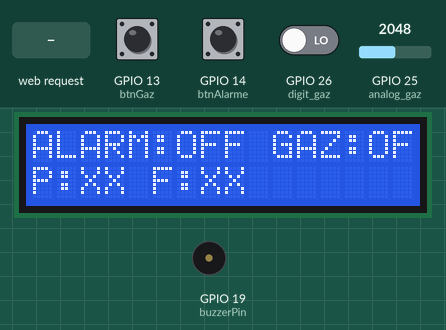
Recording of a sketch running on a simulated ESP32. Parts: 16×2 character LCD, buzzer (waves = sounding, pin HIGH). The test bench sets the inputs (shaded band); at power-on: GPIO 13 (btnGaz) HIGH, GPIO 25 (analog_gaz) = 2048, GPIO 14 (btnAlarme) HIGH, GPIO 26 (digit_gaz) LOW. WiFi joins after 1.5 s; servers stay silent unless stated; what the sketch prints to the serial monitor is not drawn.

Above: at 5.7 s.
5.8 s: GPIO 13 (btnGaz) pulled LOW for 0.15 s
At 6.4 s:
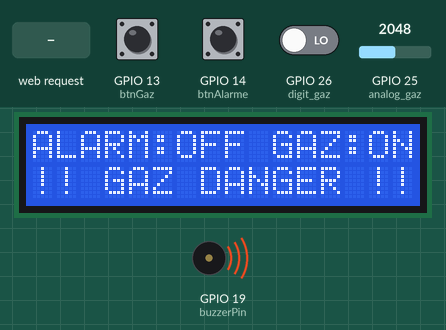
7.5 s: GPIO 25 (analog_gaz) set to 1567
9.0 s: GPIO 25 (analog_gaz) set to 1474
At 9.8 s:
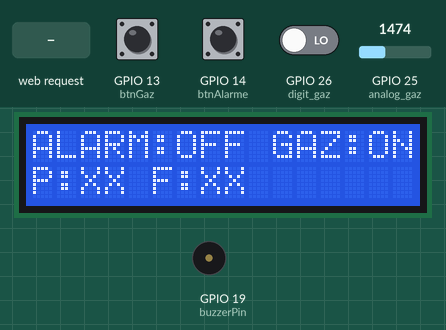
10.5 s: GPIO 14 (btnAlarme) pulled LOW for 0.15 s
At 11.8 s:
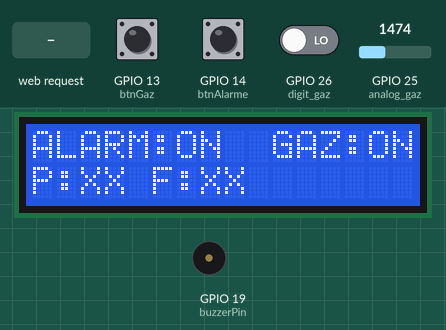
12.1 s: GPIO 26 (digit_gaz) driven HIGH
At 13.1 s:
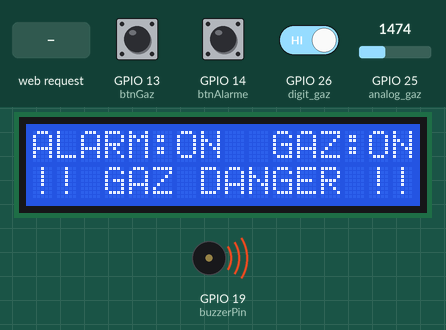
13.6 s: HTTP request GET /gaz_off received
At 14.2 s:
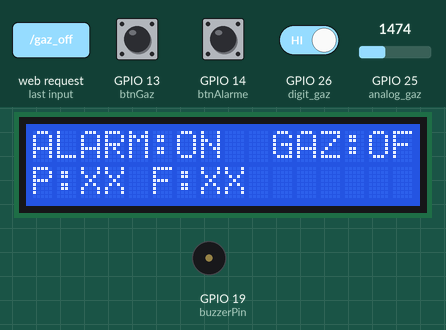
Timing chart, 0 to 16.1 s (numbered marks = the images above; inputs shaded):
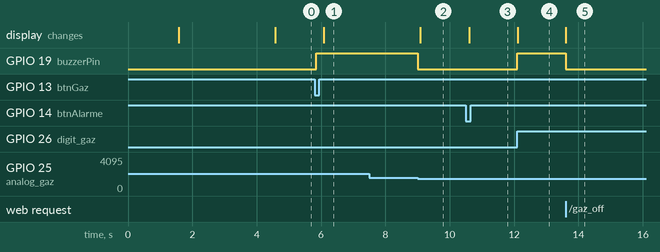

Measured:
- the behaviour switches between 1500 and 1499 on GPIO 25 (analog_gaz) (found by bisection; images 1 and 2)
- after the input at 5.8 s, GPIO 19 (buzzerPin): LOW → HIGH after 0.05 s; the display: changes after 0.28 s (image 1)
- after the input at 7.5 s, every drawn part: stays the same
- after the input at 9.0 s, GPIO 19 (buzzerPin): HIGH → LOW at once; the display: changes after 0.08 s (image 2)
- after the input at 10.5 s, the display: changes after 0.11 s (image 3)
- after the input at 12.1 s, GPIO 19 (buzzerPin): LOW → HIGH at once; the display: changes at once (image 4)
- after the input at 13.6 s, GPIO 19 (buzzerPin): HIGH → LOW at once; the display: changes at once (image 5)

The sketch:

alarme.ino
```cpp
#include <WiFi.h>
#include <WebServer.h>
#include "LiquidCrystal.h"

// ================= WIFI =================
// A MODIFIER selon la personne qui partage le réseau
const char* ssid = "A35 de Victor";
const char* password = "safehome";

WebServer server(80);

// ================= LCD ==================
// Pins : RS, E, D4, D5, D6, D7
LiquidCrystal lcd(15, 4, 21, 22, 5, 18);

// ================= PINS =================
const int buzzerPin = 19;
const int btnGaz = 13;
const int btnAlarme = 14;
const int analog_gaz = 25;
const int digit_gaz = 26;

// ================= ETATS =================
bool porteOuverte = false;
bool fenetreOuverte = false;
bool doorConnected = false;
bool windowConnected = false;

// --- MODIFICATION ICI : INITIALISATION A "OFF" ---
bool stateAlarme = HIGH;   // HIGH = DÉSARMÉE au démarrage
bool stateGaz = HIGH;      // HIGH = GAZ DÉSACTIVÉ au démarrage
// -------------------------------------------------

bool is_gaz = false;
bool lastBtnAlarme = HIGH;
bool lastBtnGaz = HIGH;
int digitgaz, analoggaz;

// ================= TIMING =================
unsigned long lastDoorTime = 0;
unsigned long lastWindowTime = 0;
const unsigned long TIMEOUT = 4000; // 4s sans nouvelle = déconnecté
unsigned long previousMillisLoop = 0;
const long intervalleLoop = 500;

// ================= PAGE WEB DESIGN PRO =================
String pageHTML() {
  // Préparation des valeurs initiales pour le HTML
  return R"rawliteral(
<!DOCTYPE html>
<html lang="fr">
<head>
<meta charset="UTF-8">
<meta name="viewport" content="width=device-width, initial-scale=1.0">
<title>SafeHome Control</title>
<style>
  :root {
    --primary: #4a90e2;
    --success: #2ecc71;
    --danger: #e74c3c;
    --warning: #f1c40f;
    --dark: #2c3e50;
    --light: #ecf0f1;
    --white: #ffffff;
    --shadow: 0 10px 20px rgba(0,0,0,0.08);
  }

  body {
    font-family: 'Segoe UI', Roboto, Helvetica, Arial, sans-serif;
    background-color: #f4f7f6;
    margin: 0;
    padding: 20px;
    color: var(--dark);
    display: flex;
    justify-content: center;
  }

  .dashboard {
    background: var(--white);
    width: 100%;
    max-width: 450px;
    border-radius: 20px;
    box-shadow: var(--shadow);
    overflow: hidden;
  }

  .header {
    background: var(--primary);
    color: var(--white);
    padding: 20px;
    text-align: center;
  }
  .header h1 { margin: 0; font-size: 24px; font-weight: 600; }
  .header p { margin: 5px 0 0; opacity: 0.8; font-size: 14px; }

  .section { padding: 20px; border-bottom: 1px solid var(--light); }
  .section:last-child { border-bottom: none; }

  .section-title {
    font-size: 12px;
    text-transform: uppercase;
    letter-spacing: 1px;
    color: #95a5a6;
    margin-bottom: 15px;
    font-weight: 700;
  }

  /* Status Display Styling */
  .status-display {
    text-align: center;
    margin-bottom: 15px;
  }
  .status-badge {
    display: inline-block;
    padding: 8px 16px;
    border-radius: 50px;
    font-weight: bold;
    font-size: 14px;
    background: var(--light);
    color: var(--dark);
    transition: 0.3s;
  }
  .status-badge.safe { background: rgba(46, 204, 113, 0.15); color: var(--success); }
  .status-badge.danger { background: rgba(231, 76, 60, 0.15); color: var(--danger); }
  .status-badge.warning { background: rgba(241, 196, 15, 0.15); color: #d35400; }

  /* Grid for Sensors */
  .sensor-grid {
    display: grid;
    grid-template-columns: 1fr 1fr;
    gap: 15px;
  }
  .sensor-card {
    background: #f8f9fa;
    padding: 15px;
    border-radius: 12px;
    text-align: center;
  }
  .sensor-icon { font-size: 24px; margin-bottom: 5px; display: block; }
  .sensor-name { font-size: 14px; color: #7f8c8d; display: block; }
  .sensor-value { font-weight: bold; font-size: 16px; margin-top: 5px; display: block;}

  /* Connection Info */
  .connection-row {
    display: flex;
    justify-content: space-between;
    font-size: 13px;
    margin-bottom: 8px;
    color: #34495e;
  }
  .conn-dot {
    height: 8px; width: 8px;
    background-color: #bdc3c7;
    border-radius: 50%;
    display: inline-block;
    margin-right: 5px;
  }
  .conn-dot.online { background-color: var(--success); box-shadow: 0 0 5px var(--success);}
  .conn-dot.offline { background-color: var(--danger); }

  /* Buttons */
  .btn-group { display: flex; gap: 10px; margin-top: 10px; }
  button {
    flex: 1;
    padding: 12px;
    border: none;
    border-radius: 10px;
    cursor: pointer;
    font-weight: 600;
    font-size: 14px;
    transition: 0.2s transform;
  }
  button:active { transform: scale(0.98); }

  .btn-arm { background: var(--success); color: white; }
  .btn-disarm { background: white; border: 2px solid var(--danger); color: var(--danger); }

  .btn-on { background: var(--primary); color: white; }
  .btn-off { background: white; border: 2px solid #95a5a6; color: #7f8c8d; }

  .refresh-btn {
    width: 100%;
    background: transparent;
    color: var(--primary);
    margin-top: 10px;
    font-size: 12px;
  }

</style>
</head>
<body>

<div class="dashboard">
  <div class="header">
    <h1>🏡 Ma Maison</h1>
    <p>Système de Sécurité ESP32</p>
  </div>

  <div class="section">
    <div class="section-title">🚨 Alarme Intrusion</div>
    <div class="status-display">
      <span id="badge-alarme" class="status-badge">Chargement...</span>
    </div>
    <div class="btn-group">
      <button class="btn-arm" onclick="fetch('/arm'); updateUI()">🔒 ARMER</button>
      <button class="btn-disarm" onclick="fetch('/disarm'); updateUI()">🔓 DÉSARMER</button>
    </div>
  </div>

  <div class="section">
    <div class="section-title">🚪 Ouvertures</div>
    <div class="sensor-grid">
      <div class="sensor-card">
        <span class="sensor-icon">🚪</span>
        <span class="sensor-name">Porte Entrée</span>
        <span id="val-porte" class="sensor-value">--</span>
      </div>
      <div class="sensor-card">
        <span class="sensor-icon">🪟</span>
        <span class="sensor-name">Fenêtre</span>
        <span id="val-fenetre" class="sensor-value">--</span>
      </div>
    </div>
  </div>

  <div class="section">
    <div class="section-title">📶 État du Réseau</div>
    <div class="connection-row">
      <span>Module Porte</span>
      <span id="conn-porte"><span class="conn-dot"></span> --</span>
    </div>
    <div class="connection-row">
      <span>Module Fenêtre</span>
      <span id="conn-fenetre"><span class="conn-dot"></span> --</span>
    </div>
  </div>

  <div class="section">
    <div class="section-title">🔥 Sécurité Gaz</div>
    <div class="sensor-grid">
      <div class="sensor-card" style="grid-column: span 2;">
        <span class="sensor-name">État Surveillance</span>
        <span id="badge-gaz-system" class="sensor-value" style="color:var(--primary)">--</span>
      </div>
    </div>
    <div style="margin-top:15px; text-align:center;">
       <span id="badge-gaz-detect" class="status-badge">Analyse...</span>
    </div>
    <div class="btn-group">
      <button class="btn-on" onclick="fetch('/gaz_on'); updateUI()">⚡ ACTIVER</button>
      <button class="btn-off" onclick="fetch('/gaz_off'); updateUI()">💤 DÉSACTIVER</button>
    </div>
  </div>

  <div class="section" style="text-align: center; padding: 10px;">
    <button class="refresh-btn" onclick="updateUI()">🔄 Actualiser les données</button>
  </div>
</div>

<script>
function updateUI() {
  setTimeout(() => {
    fetch('/status')
      .then(response => response.json())
      .then(data => {
        // 1. ALARME
        const badgeAlarme = document.getElementById('badge-alarme');
        if (data.alarme) {
           badgeAlarme.innerText = "ARMÉE";
           badgeAlarme.className = "status-badge safe";
        } else {
           badgeAlarme.innerText = "DÉSARMÉE";
           badgeAlarme.className = "status-badge warning";
        }

        // 2. PORTE & FENETRE
        const valPorte = document.getElementById('val-porte');
        valPorte.innerText = data.porte ? "OUVERTE" : "FERMÉE";
        valPorte.style.color = data.porte ? "#e74c3c" : "#2ecc71";

        const valFenetre = document.getElementById('val-fenetre');
        valFenetre.innerText = data.fenetre ? "OUVERTE" : "FERMÉE";
        valFenetre.style.color = data.fenetre ? "#e74c3c" : "#2ecc71";

        // 3. CONNEXIONS
        const connPorte = document.getElementById('conn-porte');
        if(data.doorConnected) connPorte.innerHTML = '<span class="conn-dot online"></span> Connecté';
        else connPorte.innerHTML = '<span class="conn-dot offline"></span> Déconnecté !';

        const connFenetre = document.getElementById('conn-fenetre');
        if(data.windowConnected) connFenetre.innerHTML = '<span class="conn-dot online"></span> Connecté';
        else connFenetre.innerHTML = '<span class="conn-dot offline"></span> Déconnecté !';

        // 4. GAZ
        const badgeGazSys = document.getElementById('badge-gaz-system');
        badgeGazSys.innerText = data.gazActive ? "ACTIVÉE" : "EN PAUSE";
        badgeGazSys.style.color = data.gazActive ? "#2ecc71" : "#95a5a6";

        const badgeGazDet = document.getElementById('badge-gaz-detect');
        if(data.gazDetect) {
           badgeGazDet.innerHTML = "⚠️ DANGER : GAZ DÉTECTÉ";
           badgeGazDet.className = "status-badge danger";
        } else {
           badgeGazDet.innerHTML = "Air Sain (R.A.S)";
           badgeGazDet.className = "status-badge safe";
        }
      })
      .catch(err => console.error("Erreur update:", err));
  }, 200);
}

// Rafraichissement automatique
updateUI();
setInterval(updateUI, 2000);
</script>
</body>
</html>
)rawliteral";
}

// ================= ROUTES =================
void handleRoot() { server.send(200, "text/html", pageHTML()); }
void handleArm() { stateAlarme = LOW; server.send(200, "text/plain", "OK"); }
void handleDisarm() { stateAlarme = HIGH; digitalWrite(buzzerPin, LOW); server.send(200, "text/plain", "OK"); }
void handleGazOn() { stateGaz = LOW; server.send(200, "text/plain", "OK"); }
void handleGazOff() { stateGaz = HIGH; is_gaz = false; server.send(200, "text/plain", "OK"); }

void handleStatus() {
  String json = "{";
  json += "\"alarme\":" + String(stateAlarme == LOW ? "true" : "false") + ",";
  json += "\"porte\":" + String(porteOuverte ? "true" : "false") + ",";
  json += "\"fenetre\":" + String(fenetreOuverte ? "true" : "false") + ",";
  json += "\"doorConnected\":" + String(doorConnected ? "true" : "false") + ",";
  json += "\"windowConnected\":" + String(windowConnected ? "true" : "false") + ",";
  json += "\"gazActive\":" + String(stateGaz == LOW ? "true" : "false") + ",";
  json += "\"gazDetect\":" + String(is_gaz ? "true" : "false");
  json += "}";
  server.send(200, "application/json", json);
}

// === RECEPTION PORTE ===
void handleUpdateDoor() {
  if (server.hasArg("state")) {
    porteOuverte = (server.arg("state") == "OPEN");
    lastDoorTime = millis();
    doorConnected = true;
    server.send(200, "text/plain", "OK");
  } else server.send(400, "text/plain", "Erreur");
}

// === RECEPTION FENETRE ===
void handleUpdateWindow() {
  if (server.hasArg("state")) {
    fenetreOuverte = (server.arg("state") == "OPEN");
    lastWindowTime = millis();
    windowConnected = true;
    server.send(200, "text/plain", "OK");
  } else server.send(400, "text/plain", "Erreur");
}

// ================= GAZ =================
bool read_gaz() {
  digitgaz = digitalRead(digit_gaz);
  analoggaz = analogRead(analog_gaz);
  return (digitgaz == 1 || analoggaz >= 1500);
}

// ================= LCD =================
void affichage() {
  lcd.clear(); // Clear nécessaire ici car on change beaucoup de texte

  lcd.setCursor(0, 0);
  if(stateAlarme == LOW) lcd.print("ALARM:ON ");
  else                   lcd.print("ALARM:OFF");

  lcd.print(" GAZ:");
  lcd.print((stateGaz == LOW) ? "ON " : "OFF");

  lcd.setCursor(0, 1);
  if(is_gaz)             lcd.print("!! GAZ DANGER !!");
  else if(porteOuverte)  lcd.print("!! PORTE OPEN !!");
  else if(fenetreOuverte) lcd.print("! FENETRE OPEN !");
  else {
      // Affichage état connexions si tout est calme
      lcd.print("P:");
      lcd.print(doorConnected ? "OK" : "XX");
      lcd.print(" F:");
      lcd.print(windowConnected ? "OK" : "XX");
  }
}

// ================= SETUP =================
void setup() {
  pinMode(btnGaz, INPUT_PULLUP);
  pinMode(btnAlarme, INPUT_PULLUP);
  pinMode(digit_gaz, INPUT);
  pinMode(analog_gaz, INPUT);
  pinMode(buzzerPin, OUTPUT);
  digitalWrite(buzzerPin, LOW);

  Serial.begin(115200);
  lcd.begin(16, 2);
  lcd.clear();
  lcd.print("Connexion WiFi");

  WiFi.begin(ssid, password);
  while (WiFi.status() != WL_CONNECTED) { delay(500); Serial.print("."); }

  Serial.println("\nWiFi OK ! IP: ");
  Serial.println(WiFi.localIP());

  lcd.setCursor(0,0); lcd.print("IP Adr:");
  lcd.setCursor(0,1); lcd.print(WiFi.localIP());
  delay(3000); lcd.clear();

  server.on("/", handleRoot);
  server.on("/arm", handleArm);
  server.on("/disarm", handleDisarm);
  server.on("/gaz_on", handleGazOn);
  server.on("/gaz_off", handleGazOff);
  server.on("/update_door", handleUpdateDoor);
  server.on("/update_window", handleUpdateWindow);
  server.on("/status", handleStatus);

  server.begin();
}

// ================= LOOP =================
void loop() {
  server.handleClient();

  // TIMEOUT DES CAPTEURS
  if (millis() - lastDoorTime > TIMEOUT) doorConnected = false;
  else doorConnected = true;

  if (millis() - lastWindowTime > TIMEOUT) windowConnected = false;
  else windowConnected = true;

  // BOUTONS (Inversion d'état à chaque appui)
  if (digitalRead(btnAlarme) == LOW) {
      delay(50);
      if(digitalRead(btnAlarme) == LOW && lastBtnAlarme == HIGH) stateAlarme = !stateAlarme;
      lastBtnAlarme = LOW;
  } else lastBtnAlarme = HIGH;

  if (digitalRead(btnGaz) == LOW) {
      delay(50);
      if(digitalRead(btnGaz) == LOW && lastBtnGaz == HIGH) stateGaz = !stateGaz;
      lastBtnGaz = LOW;
  } else lastBtnGaz = HIGH;

  // LOGIQUE
  // On ne lit le gaz que si la surveillance Gaz est ACTIVE (LOW)
  is_gaz = (stateGaz == LOW) ? read_gaz() : false;

  // Intrusion seulement si Alarme ARMÉE (LOW)
  bool intrusion = (stateAlarme == LOW && (porteOuverte || fenetreOuverte));

  // SONNERIE
  if (intrusion || is_gaz) digitalWrite(buzzerPin, HIGH);
  else digitalWrite(buzzerPin, LOW);

  // AFFICHAGE
  if (millis() - previousMillisLoop >= intervalleLoop) {
    previousMillisLoop = millis();
    affichage();
  }
}
```
